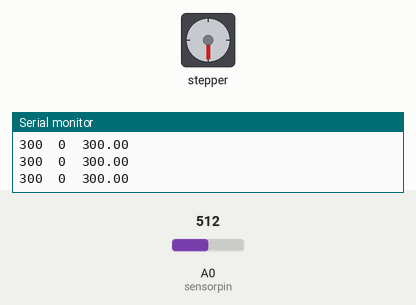
Simulated run of this sketch. Board: Arduino Uno, built with avr-gcc and run on an emulated ATmega328P. On the bench: stepper motor, the last lines printed to the serial monitor. Inputs (shaded band) come from the test bench; at power-on: A0 (sensorpin) = 512. Stepper angles assume 200 steps per turn.

Above: at 1.2 s.
1.3 s: A0 (sensorpin) set to 716
At 2.5 s:
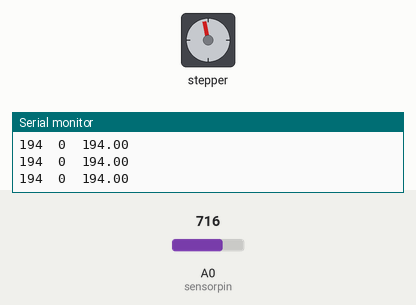
3.0 s: A0 (sensorpin) set to 900
At 3.7 s:
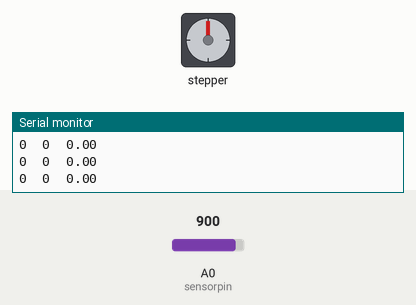
4.8 s: A0 (sensorpin) set to 511
At 5.24 s:
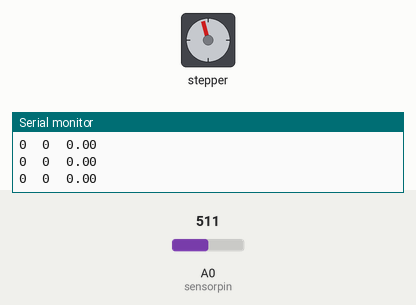
Timing chart, 0 to 7.8 s (numbered marks = the images above; inputs shaded):
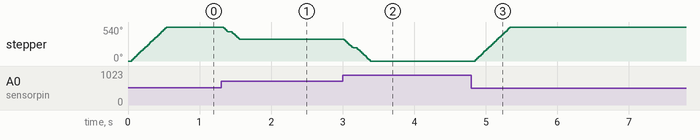

The sketch:

main.ino
```cpp
#include "driver/sensor.h"
#include "driver/motor.h"

void setup(){
    // initial component
    Serial.begin(9600);
    // Serial.println("system start");
    sensorInit();
    motorInit();


}
int pos = 0;
unsigned long elapsed =0;
int counter = 0;
bool rotate = false;


// 3.25/2  => angka 2 dari rasio 1:2
// 1.625*200==325
int countstep = 300;
    // loop
void loop(){
        // read sensorvalue from pin A0
        float sensorValue = readSensor();

        sensorValue = map(sensorValue,900,616,0,countstep);
        if(sensorValue<0)sensorValue=0;
        if(sensorValue>countstep)sensorValue=countstep;
        // Serial.println(sensorValue);

        // if (millis()-elapsed>1000){
        //   counter +=1;
        //   if (counter%2==0)spinMotor(true, 100);
        //   else {
        //     spinMotor(false,100);
        //   }
        //   elapsed = millis();
        // }

        rotate = false;

        if ((pos !=sensorValue)&&(abs(sensorValue-pos)>=3)){
          rotate = true;
            int step;
            if(sensorValue-pos>0){
                if (pos<countstep){
                    step = sensorValue-pos;
                    spinMotor(true, step);
                    pos = pos+step;
                    if (pos>countstep)pos=countstep;
                }
            }
            else {
                if (pos>0){
                    step = pos - sensorValue;
                    spinMotor(false, step);
                    pos = pos-step;
                    if(pos<0)pos=0;
                }
            }

        }
        Serial.print(pos);
        Serial.print("  ");
          Serial.print(rotate);
        Serial.print("  ");
        Serial.println(sensorValue );


}
```

motor.h
```cpp
// https://lastminuteengineers.com/stepper-motor-l298n-arduino-tutorial/


 // Include the Arduino Stepper Library
#include <Stepper.h>

// Number of steps per output rotation
const int stepsPerRevolution =200;

// Create Instance of Stepper library
Stepper myStepper(stepsPerRevolution, 8, 9, 10, 11);

void motorInit() {
	// set the speed at 60 rpm:
	myStepper.setSpeed(180);
}


void spinMotor(bool clockwise, int step)
{
  if (clockwise){
    myStepper.step(step);
  }
  else{
    myStepper.step(-step);
  }

}
```

sensor.h
```cpp
#define sensorpin A0

void sensorInit(){
    pinMode(sensorpin,INPUT);
}

float readSensor(){
    float  data= 0;
    int looping = 10;
    int time = 5;
    for (int x=0; x<looping; x++){
        data +=analogRead(sensorpin);
        delay(time);
        // total need delay*looping time ms for read all value
    }
    // return average value
    if ((data/looping)<0) return 0;
    else if ((data/looping)>900)return 900;
    else{
        return float(data/looping);
    }

}
```

Measured:
- after the input at 1.3 s, stepper: turns 191° counter-clockwise in 0.22 s, starting at once
- after the input at 3.0 s, stepper: turns 349° counter-clockwise in 0.36 s, starting at once
- after the input at 4.8 s, stepper: turns 540° clockwise in 0.48 s, starting after 0.06 s
- by itself, stepper: turns 540° clockwise in 0.48 s
